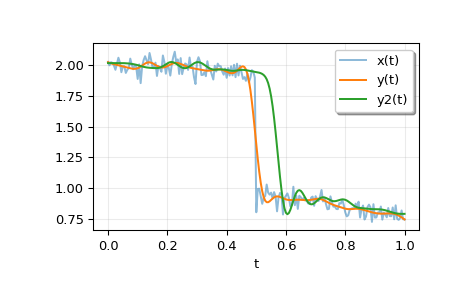

This figure's Python source:
from scipy.signal import sosfiltfilt, butter
import matplotlib.pyplot as plt
rng = np.random.default_rng()

# Create an interesting signal to filter.

n = 201
t = np.linspace(0, 1, n)
x = 1 + (t < 0.5) - 0.25*t**2 + 0.05*rng.standard_normal(n)

# Create a lowpass Butterworth filter, and use it to filter `x`.

sos = butter(4, 0.125, output='sos')
y = sosfiltfilt(sos, x)

# For comparison, apply an 8th order filter using `sosfilt`.  The filter
# is initialized using the mean of the first four values of `x`.

from scipy.signal import sosfilt, sosfilt_zi
sos8 = butter(8, 0.125, output='sos')
zi = x[:4].mean() * sosfilt_zi(sos8)
y2, zo = sosfilt(sos8, x, zi=zi)

# Plot the results.  Note that the phase of `y` matches the input, while
# `y2` has a significant phase delay.

plt.plot(t, x, alpha=0.5, label='x(t)')
plt.plot(t, y, label='y(t)')
plt.plot(t, y2, label='y2(t)')
plt.legend(framealpha=1, shadow=True)
plt.grid(alpha=0.25)
plt.xlabel('t')
plt.show()
